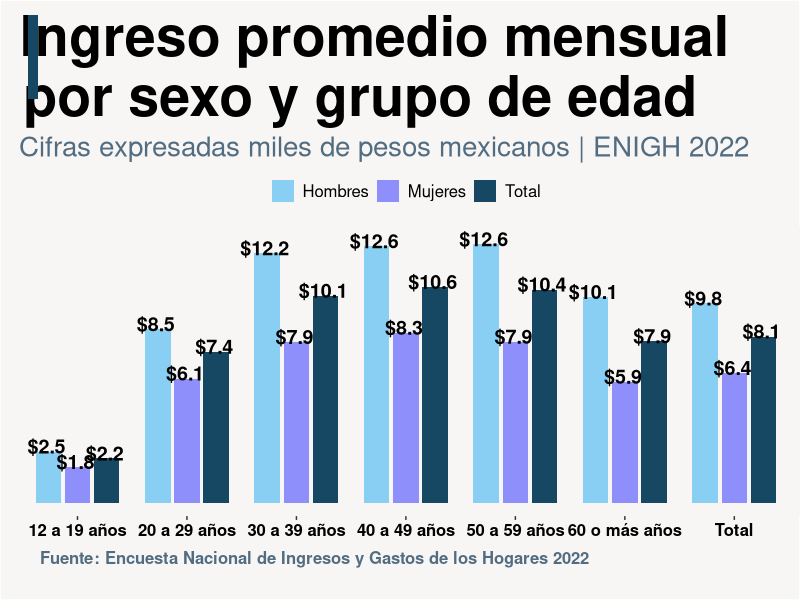
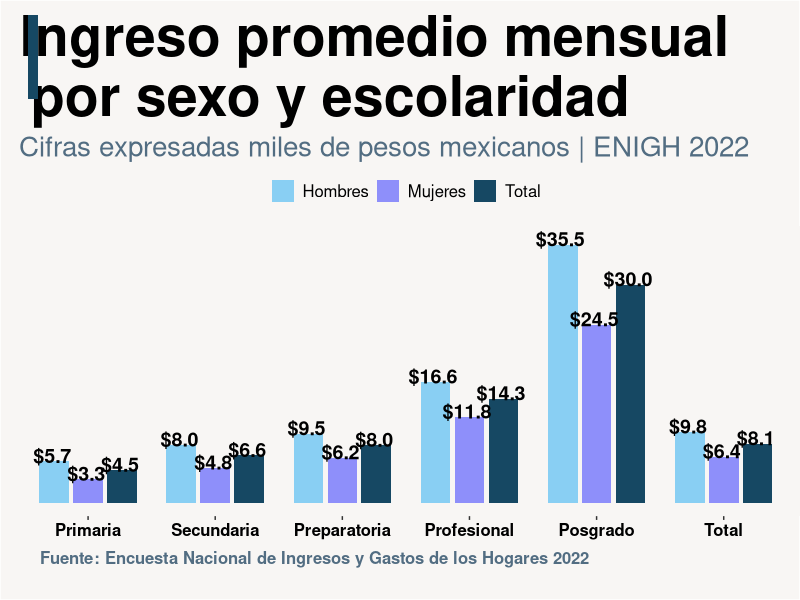

The R source for these figures, in order:
# Librerias
library(tidyverse)
library(ggplot2)
library(grid)

# Datos ingreso sexo edad
{
  datos <- read.csv('ingreso_sexo_edad.csv',encoding = 'UTF-8')
  colnames(datos)[1] <- 'Edad'
  datos$label <- round(datos$Ingreso/3000,digits = 1)
  head(datos)
}
# Definimos colores que seran usados adelante
colores <- c("#89CFF3", "#8E8FFA",'#164863')
#colores <- c("#6499E9", "#BC7AF9",'#AAC8A7')

## Grafico ingreso sexo y edad
# Grafico base
{
  plt <- ggplot(datos, aes(y=Ingreso, x=Edad, fill = Sexo)) + 
    geom_bar(stat="identity",
             position = position_dodge(0.8),
             width = 0.7)
}
# Fondo y colores de barras
{
  plt <- plt +
    # Tema y colores de las barras
    theme(panel.background = element_rect(fill = "#F8F6F4"),
          panel.grid = element_blank(),
          plot.background = element_rect(fill = "#F8F6F4"),
          legend.background = element_rect(fill = "#F8F6F4")) +
    scale_color_manual(values = colores)+
    scale_fill_manual(values = colores)
}
# Etiqueta de barras y ejes
{
  plt <- plt +
    geom_text(
      data = datos,
      aes(y = Ingreso + 800,
          label = scales::dollar(label,accuracy = 0.1)),
      position = position_dodge(width = 0.8),
      #angle = 65,
      hjust = 0.55,
      vjust = 0.5,
      color = 'black',
      fontface = "bold",
      size = 5
    ) +
    theme(
      axis.title.x = element_blank(),
      axis.text.x = element_text(size = 12,color = 'black', face = 'bold'),
      axis.title.y = element_blank(),
      axis.text.y = element_blank(),
      axis.ticks.y = element_blank(),
      legend.position = 'top',
      legend.text = element_text(size = 12, color = 'black')
    )
}
# Titulo y subtitulo
{
  plt <- plt +
    labs(
      title = 'Ingreso promedio mensual\npor sexo y grupo de edad',
      subtitle = 'Cifras expresadas miles de pesos mexicanos | ENIGH 2022'
    ) +
    theme(plot.title = element_text(face = 'bold',size = 40,hjust = 0.1),
          plot.subtitle = element_text(size = 20,hjust = 0.125,color = '#526D82'),
          legend.title = element_blank()
    )
}
# Margenes (para poder agregar comentarios y fuentes)
{
  plt <- plt + 
    theme(
      plot.margin = margin(0.025, 0, 0.1, 0.01, "npc")
    )
}
plt
# Fuente de datos
{
  grid.text(
    "Fuente: Encuesta Nacional de Ingresos y Gastos de los Hogares 2022", 
    x = 0.05, 
    y = 0.06, 
    just = c("left", "bottom"),
    gp = gpar(
      col = '#526D82',
      #fontfamily = font,
      fontface = 'bold',
      fontsize = 12
    )
  )
}
# Detalles
{
  grid.rect(
    x = 0.035,
    y = 0.975,
    width = 0.0125,
    height = 0.14,
    just = c("left", "top"),
    gp = gpar(fill = "#164863", lwd = 0,col = "#164863")
  )
}


# Datos ingreso sexo escolaridad
{
  datos <- read.csv('ingreso_sexo_escolaridad.csv',encoding = 'UTF-8')
  datos$label <- round(datos$Ingreso/3000,digits = 1)
  head(datos)
  
  orden_cat <- c('Primaria','Secundaria','Preparatoria','Profesional','Posgrado','Total')
  datos$Escolaridad <- factor(datos$Escolaridad,levels = orden_cat)
}
## Grafico ingreso sexo y escolaridad
## Grafico ingreso sexo y edad
# Grafico base
{
  plt <- ggplot(datos, aes(y=Ingreso, x=Escolaridad, fill = Sexo)) + 
    geom_bar(stat="identity",
             position = position_dodge(0.8),
             width = 0.7)
}
# Fondo y colores de barras
{
  plt <- plt +
    # Tema y colores de las barras
    theme(panel.background = element_rect(fill = "#F8F6F4"),
          panel.grid = element_blank(),
          plot.background = element_rect(fill = "#F8F6F4"),
          legend.background = element_rect(fill = "#F8F6F4")) +
    scale_color_manual(values = colores)+
    scale_fill_manual(values = colores)
}
# Etiqueta de barras y ejes
{
  plt <- plt +
    geom_text(
      data = datos,
      aes(y = Ingreso + 2400,
          label = scales::dollar(label,accuracy = 0.1)),
      position = position_dodge(width = 0.8),
      #angle = 65,
      hjust = 0.55,
      #vjust = 0.5,
      color = 'black',
      fontface = "bold",
      size = 5
    ) +
    theme(
      axis.title.x = element_blank(),
      axis.text.x = element_text(size = 12,color = 'black', face = 'bold'),
      axis.title.y = element_blank(),
      axis.text.y = element_blank(),
      axis.ticks.y = element_blank(),
      legend.position = 'top',
      legend.text = element_text(size = 12, color = 'black')
    )
}
# Titulo y subtitulo
{
  plt <- plt +
    labs(
      title = 'Ingreso promedio mensual\npor sexo y escolaridad',
      subtitle = 'Cifras expresadas miles de pesos mexicanos | ENIGH 2022'
    ) +
    theme(plot.title = element_text(face = 'bold',size = 40,hjust = 0.1),
          plot.subtitle = element_text(size = 20,hjust = 0.125,color = '#526D82'),
          legend.title = element_blank()
    )
}
# Margenes (para poder agregar comentarios y fuentes)
{
  plt <- plt + 
    theme(
      plot.margin = margin(0.025, 0, 0.1, 0.01, "npc")
    )
}
plt
# Fuente de datos
{
  grid.text(
    "Fuente: Encuesta Nacional de Ingresos y Gastos de los Hogares 2022", 
    x = 0.05, 
    y = 0.06, 
    just = c("left", "bottom"),
    gp = gpar(
      col = '#526D82',
      #fontfamily = font,
      fontface = 'bold',
      fontsize = 12
    )
  )
}
# Detalles
{
  grid.rect(
    x = 0.035,
    y = 0.975,
    width = 0.0125,
    height = 0.14,
    just = c("left", "top"),
    gp = gpar(fill = "#164863", lwd = 0,col = "#164863")
  )
}

